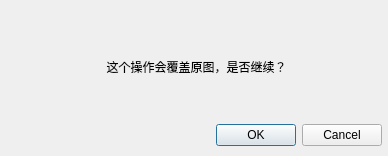
<?xml version="1.0" encoding="UTF-8"?>
<ui version="4.0">
 <class>SaveImageDialog</class>
 <widget class="QDialog" name="SaveImageDialog">
  <property name="geometry">
   <rect>
    <x>0</x>
    <y>0</y>
    <width>388</width>
    <height>156</height>
   </rect>
  </property>
  <property name="windowTitle">
   <string>Dialog</string>
  </property>
  <widget class="QWidget" name="gridLayoutWidget">
   <property name="geometry">
    <rect>
     <x>11</x>
     <y>20</y>
     <width>371</width>
     <height>131</height>
    </rect>
   </property>
   <layout class="QGridLayout" name="gridLayout">
    <item row="0" column="0">
     <widget class="QLabel" name="label">
      <property name="text">
       <string>这个操作会覆盖原图，是否继续？</string>
      </property>
      <property name="alignment">
       <set>Qt::AlignCenter</set>
      </property>
     </widget>
    </item>
    <item row="1" column="0">
     <layout class="QHBoxLayout">
      <property name="spacing">
       <number>6</number>
      </property>
      <property name="leftMargin">
       <number>0</number>
      </property>
      <property name="topMargin">
       <number>0</number>
      </property>
      <property name="rightMargin">
       <number>0</number>
      </property>
      <property name="bottomMargin">
       <number>0</number>
      </property>
      <item>
       <spacer>
        <property name="orientation">
         <enum>Qt::Horizontal</enum>
        </property>
        <property name="sizeHint" stdset="0">
         <size>
          <width>131</width>
          <height>31</height>
         </size>
        </property>
       </spacer>
      </item>
      <item>
       <widget class="QPushButton" name="okButton">
        <property name="text">
         <string>OK</string>
        </property>
       </widget>
      </item>
      <item>
       <widget class="QPushButton" name="cancelButton">
        <property name="text">
         <string>Cancel</string>
        </property>
       </widget>
      </item>
     </layout>
    </item>
   </layout>
  </widget>
 </widget>
 <resources/>
 <connections>
  <connection>
   <sender>okButton</sender>
   <signal>clicked()</signal>
   <receiver>SaveImageDialog</receiver>
   <slot>accept()</slot>
   <hints>
    <hint type="sourcelabel">
     <x>278</x>
     <y>253</y>
    </hint>
    <hint type="destinationlabel">
     <x>96</x>
     <y>254</y>
    </hint>
   </hints>
  </connection>
  <connection>
   <sender>cancelButton</sender>
   <signal>clicked()</signal>
   <receiver>SaveImageDialog</receiver>
   <slot>reject()</slot>
   <hints>
    <hint type="sourcelabel">
     <x>369</x>
     <y>253</y>
    </hint>
    <hint type="destinationlabel">
     <x>179</x>
     <y>282</y>
    </hint>
   </hints>
  </connection>
 </connections>
</ui>
